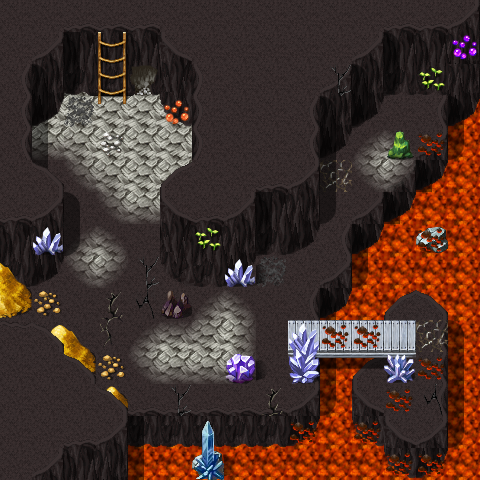

This game map was drawn from its Tiled (.tmx) file and the tilesets committed beside it. A one-line description and the trimmed map source follow:
An orthogonal 15x15 tile map with 32x32 px tiles, 3 tile layers (Ground, Objects, Above), 4 hidden layers not drawn, 59 tilesets and 14 objects (7x spawn, 4x script, 2x replace, mapchange).

<map version="1.0" orientation="orthogonal" width="15" height="15" tilewidth="32" tileheight="32">
 <tileset firstgid="1" name="map_bed_1" tilewidth="32" tileheight="32">
  <image source="../drawable/map_bed_1.png" width="512" height="256" />
 </tileset>
 <tileset firstgid="129" name="map_border_1" tilewidth="32" tileheight="32">
  <image source="../drawable/map_border_1.png" width="512" height="256" />
 </tileset>
 <tileset firstgid="257" name="map_bridge_1" tilewidth="32" tileheight="32">
  <image source="../drawable/map_bridge_1.png" width="512" height="256" />
 </tileset>
 <tileset firstgid="385" name="map_bridge_2" tilewidth="32" tileheight="32">
  <image source="../drawable/map_bridge_2.png" width="512" height="256" />
 </tileset>
 <tileset firstgid="513" name="map_broken_1" tilewidth="32" tileheight="32">
  <image source="../drawable/map_broken_1.png" width="512" height="256" />
 </tileset>
 <tileset firstgid="641" name="map_cavewall_1" tilewidth="32" tileheight="32">
  <image source="../drawable/map_cavewall_1.png" width="576" height="192" />
 </tileset>
 <tileset firstgid="749" name="map_cavewall_2" tilewidth="32" tileheight="32">
  <image source="../drawable/map_cavewall_2.png" width="576" height="192" />
 </tileset>
 <tileset firstgid="857" name="map_cavewall_3" tilewidth="32" tileheight="32">
  <image source="../drawable/map_cavewall_3.png" width="576" height="192" />
 </tileset>
 <tileset firstgid="965" name="map_cavewall_4" tilewidth="32" tileheight="32">
  <image source="../drawable/map_cavewall_4.png" width="576" height="192" />
 </tileset>
 <tileset firstgid="1073" name="map_chair_table_1" tilewidth="32" tileheight="32">
  <image source="../drawable/map_chair_table_1.png" width="512" height="256" />
 </tileset>
 <tileset firstgid="1201" name="map_chair_table_2" tilewidth="32" tileheight="32">
  <image source="../drawable/map_chair_table_2.png" width="512" height="256" />
 </tileset>
 <tileset firstgid="1329" name="map_crate_1" tilewidth="32" tileheight="32">
  <image source="../drawable/map_crate_1.png" width="512" height="256" />
 </tileset>
 <tileset firstgid="1457" name="map_cupboard_1" tilewidth="32" tileheight="32">
  <image source="../drawable/map_cupboard_1.png" width="512" height="256" />
 </tileset>
 <tileset firstgid="1585" name="map_curtain_1" tilewidth="32" tileheight="32">
  <image source="../drawable/map_curtain_1.png" width="512" height="256" />
 </tileset>
 <tileset firstgid="1713" name="map_entrance_1" tilewidth="32" tileheight="32">
  <image source="../drawable/map_entrance_1.png" width="512" height="256" />
 </tileset>
 <tileset firstgid="1841" name="map_entrance_2" tilewidth="32" tileheight="32">
  <image source="../drawable/map_entrance_2.png" width="512" height="256" />
 </tileset>
 <tileset firstgid="1969" name="map_fence_1" tilewidth="32" tileheight="32">
  <image source="../drawable/map_fence_1.png" width="512" height="256" />
 </tileset>
 <tileset firstgid="2097" name="map_fence_2" tilewidth="32" tileheight="32">
  <image source="../drawable/map_fence_2.png" width="512" height="256" />
 </tileset>
 <tileset firstgid="2225" name="map_fence_3" tilewidth="32" tileheight="32">
  <image source="../drawable/map_fence_3.png" width="512" height="256" />
 </tileset>
 <tileset firstgid="2353" name="map_fence_4" tilewidth="32" tileheight="32">
  <image source="../drawable/map_fence_4.png" width="512" height="256" />
 </tileset>
 <tileset firstgid="2481" name="map_ground_1" tilewidth="32" tileheight="32">
  <image source="../drawable/map_ground_1.png" width="512" height="256" />
 </tileset>
 <tileset firstgid="2609" name="map_ground_2" tilewidth="32" tileheight="32">
  <image source="../drawable/map_ground_2.png" width="512" height="256" />
 </tileset>
 <tileset firstgid="2737" name="map_ground_3" tilewidth="32" tileheight="32">
  <image source="../drawable/map_ground_3.png" width="512" height="256" />
 </tileset>
 <tileset firstgid="2865" name="map_ground_4" tilewidth="32" tileheight="32">
  <image source="../drawable/map_ground_4.png" width="512" height="256" />
 </tileset>
 <tileset firstgid="2993" name="map_ground_5" tilewidth="32" tileheight="32">
  <image source="../drawable/map_ground_5.png" width="512" height="256" />
 </tileset>
 <tileset firstgid="3121" name="map_ground_6" tilewidth="32" tileheight="32">
  <image source="../drawable/map_ground_6.png" width="512" height="256" />
 </tileset>
 <tileset firstgid="3249" name="map_ground_7" tilewidth="32" tileheight="32">
  <image source="../drawable/map_ground_7.png" width="512" height="256" />
 </tileset>
 <tileset firstgid="3377" name="map_ground_8" tilewidth="32" tileheight="32">
  <image source="../drawable/map_ground_8.png" width="512" height="256" />
 </tileset>
 <tileset firstgid="3505" name="map_house_1" tilewidth="32" tileheight="32">
  <image source="../drawable/map_house_1.png" width="512" height="256" />
 </tileset>
 <tileset firstgid="3633" name="map_house_2" tilewidth="32" tileheight="32">
  <image source="../drawable/map_house_2.png" width="512" height="256" />
 </tileset>
 <tileset firstgid="3761" name="map_indoor_1" tilewidth="32" tileheight="32">
  <image source="../drawable/map_indoor_1.png" width="512" height="256" />
 </tileset>
 <tileset firstgid="3889" name="map_indoor_2" tilewidth="32" tileheight="32">
  <image source="../drawable/map_indoor_2.png" width="512" height="256" />
 </tileset>
 <tileset firstgid="4017" name="map_kitchen_1" tilewidth="32" tileheight="32">
  <image source="../drawable/map_kitchen_1.png" width="512" height="256" />
 </tileset>
 <tileset firstgid="4145" name="map_outdoor_1" tilewidth="32" tileheight="32">
  <image source="../drawable/map_outdoor_1.png" width="512" height="256" />
 </tileset>
 <tileset firstgid="4273" name="map_pillar_1" tilewidth="32" tileheight="32">
  <image source="../drawable/map_pillar_1.png" width="512" height="256" />
 </tileset>
 <tileset firstgid="4401" name="map_pillar_2" tilewidth="32" tileheight="32">
  <image source="../drawable/map_pillar_2.png" width="512" height="256" />
 </tileset>
 <tileset firstgid="4529" name="map_plant_1" tilewidth="32" tileheight="32">
  <image source="../drawable/map_plant_1.png" width="512" height="256" />
 </tileset>
 <tileset firstgid="4657" name="map_plant_2" tilewidth="32" tileheight="32">
  <image source="../drawable/map_plant_2.png" width="512" height="256" />
 </tileset>
 <tileset firstgid="4785" name="map_rock_1" tilewidth="32" tileheight="32">
  <image source="../drawable/map_rock_1.png" width="512" height="256" />
 </tileset>
 <tileset firstgid="4913" name="map_rock_2" tilewidth="32" tileheight="32">
  <image source="../drawable/map_rock_2.png" width="512" height="256" />
 </tileset>
 <tileset firstgid="5041" name="map_roof_1" tilewidth="32" tileheight="32">
  <image source="../drawable/map_roof_1.png" width="512" height="256" />
 </tileset>
 <tileset firstgid="5169" name="map_roof_2" tilewidth="32" tileheight="32">
  <image source="../drawable/map_roof_2.png" width="512" height="256" />
 </tileset>
 <tileset firstgid="5297" name="map_roof_3" tilewidth="32" tileheight="32">
  <image source="../drawable/map_roof_3.png" width="512" height="256" />
 </tileset>
 <tileset firstgid="5425" name="map_shop_1" tilewidth="32" tileheight="32">
  <image source="../drawable/map_shop_1.png" width="512" height="256" />
 </tileset>
 <tileset firstgid="5553" name="map_sign_ladder_1" tilewidth="32" tileheight="32">
  <image source="../drawable/map_sign_ladder_1.png" width="512" height="256" />
 </tileset>
 <tileset firstgid="5681" name="map_table_1" tilewidth="32" tileheight="32">
  <image source="../drawable/map_table_1.png" width="512" height="256" />
 </tileset>
 <tileset firstgid="5809" name="map_trail_1" tilewidth="32" tileheight="32">
  <image source="../drawable/map_trail_1.png" width="512" height="256" />
 </tileset>
 <tileset firstgid="5937" name="map_transition_1" tilewidth="32" tileheight="32">
  <image source="../drawable/map_transition_1.png" width="512" height="256" />
 </tileset>
 <tileset firstgid="6065" name="map_transition_2" tilewidth="32" tileheight="32">
  <image source="../drawable/map_transition_2.png" width="512" height="256" />
 </tileset>
 <tileset firstgid="6193" name="map_transition_3" tilewidth="32" tileheight="32">
  <image source="../drawable/map_transition_3.png" width="512" height="256" />
 </tileset>
 <tileset firstgid="6321" name="map_transition_4" tilewidth="32" tileheight="32">
  <image source="../drawable/map_transition_4.png" width="512" height="256" />
 </tileset>
 <tileset firstgid="6449" name="map_tree_1" tilewidth="32" tileheight="32">
  <image source="../drawable/map_tree_1.png" width="512" height="256" />
 </tileset>
 <tileset firstgid="6577" name="map_tree_2" tilewidth="32" tileheight="32">
  <image source="../drawable/map_tree_2.png" width="512" height="256" />
 </tileset>
 <tileset firstgid="6705" name="map_wall_1" tilewidth="32" tileheight="32">
  <image source="../drawable/map_wall_1.png" width="512" height="256" />
 </tileset>
 <tileset firstgid="6833" name="map_wall_2" tilewidth="32" tileheight="32">
  <image source="../drawable/map_wall_2.png" width="480" height="256" />
 </tileset>
 <tileset firstgid="6953" name="map_wall_3" tilewidth="32" tileheight="32">
  <image source="../drawable/map_wall_3.png" width="480" height="256" />
 </tileset>
 <tileset firstgid="7073" name="map_wall_4" tilewidth="32" tileheight="32">
  <image source="../drawable/map_wall_4.png" width="480" height="256" />
 </tileset>
 <tileset firstgid="7193" name="map_window_1" tilewidth="32" tileheight="32">
  <image source="../drawable/map_window_1.png" width="512" height="256" />
 </tileset>
 <tileset firstgid="7321" name="map_window_2" tilewidth="32" tileheight="32">
  <image source="../drawable/map_window_2.png" width="512" height="256" />
 </tileset>
 <layer name="Ground" width="15" height="15">
  <data>[225 cells, 225 non-empty, 13 distinct tile ids]</data>
 </layer>
 <layer name="Ground_replace" width="15" height="15" visible="0">
  <data>[225 cells, 6 non-empty, 5 distinct tile ids]</data>
 </layer>
 <layer name="Objects" width="15" height="15">
  <data>[225 cells, 91 non-empty, 39 distinct tile ids]</data>
 </layer>
 <layer name="Objects_replace" width="15" height="15" visible="0">
  <data>[225 cells, 5 non-empty, 5 distinct tile ids]</data>
 </layer>
 <layer name="Above" width="15" height="15">
  <data>[225 cells, 63 non-empty, 22 distinct tile ids]</data>
 </layer>
 <layer name="Walkable" width="15" height="15" visible="0">
  <data>[225 cells, 162 non-empty, 1 distinct tile ids]</data>
 </layer>
 <layer name="Walkable_replace" width="15" height="15" visible="0">
  <data>[225 cells, 10 non-empty, 1 distinct tile ids]</data>
 </layer>
 <objectgroup name="Mapevents" width="15" height="15">
  <object name="upstairs" type="mapchange" x="96" y="64" width="32" height="32">
   <properties>
    <property name="map" value="arulircave5" />
    <property name="place" value="downstairs" />
   </properties>
  </object>
  <object name="arulircave_trap08" type="script" x="128" y="96" width="64" height="96">
   <properties>
    <property name="when" value="enter" />
   </properties>
  </object>
  <object name="arulircave_trap09" type="script" x="256" y="256" width="32" height="32">
   <properties>
    <property name="when" value="enter" />
   </properties>
  </object>
  <object name="arulirmountain_bosstrap" type="script" x="352" y="320" width="96" height="128">
   <properties>
    <property name="when" value="round" />
   </properties>
  </object>
  <object name="arulirmountain_bosstrap_r" type="script" x="320" y="320" width="32" height="32">
   <properties>
    <property name="when" value="enter" />
   </properties>
  </object>
 </objectgroup>
 <objectgroup name="Spawn" width="15" height="15" visible="0">
  <object name="gornaud_4" type="spawn" x="352" y="96" width="96" height="96" />
  <object name="gornaud_4" type="spawn" x="96" y="160" width="128" height="224">
   <properties>
    <property name="quantity" value="2" />
   </properties>
  </object>
  <object name="arulir_3" type="spawn" x="32" y="128" width="96" height="224">
   <properties>
    <property name="quantity" value="2" />
   </properties>
  </object>
  <object name="arulir_leader" type="spawn" x="384" y="320" width="64" height="128" />
  <object name="arulir_3" type="spawn" x="160" y="384" width="32" height="32" />
  <object name="arulir_3" type="spawn" x="192" y="256" width="96" height="160">
   <properties>
    <property name="quantity" value="2" />
   </properties>
  </object>
  <object name="arulir_3" type="spawn" x="288" y="192" width="64" height="96" />
 </objectgroup>
 <objectgroup name="Keys" width="15" height="15" visible="0" />
 <objectgroup name="Replace" width="15" height="15" visible="0">
  <object name="arulircave_trap08:10" type="replace" x="128" y="96" width="64" height="96">
   <properties>
    <property name="Ground" value="Ground_replace" />
    <property name="Objects" value="Objects_replace" />
    <property name="Walkable" value="Walkable_replace" />
   </properties>
  </object>
  <object name="arulircave_trap09:10" type="replace" x="256" y="160" width="32" height="128">
   <properties>
    <property name="Objects" value="Objects_replace" />
    <property name="Walkable" value="Walkable_replace" />
   </properties>
  </object>
 </objectgroup>
</map>
